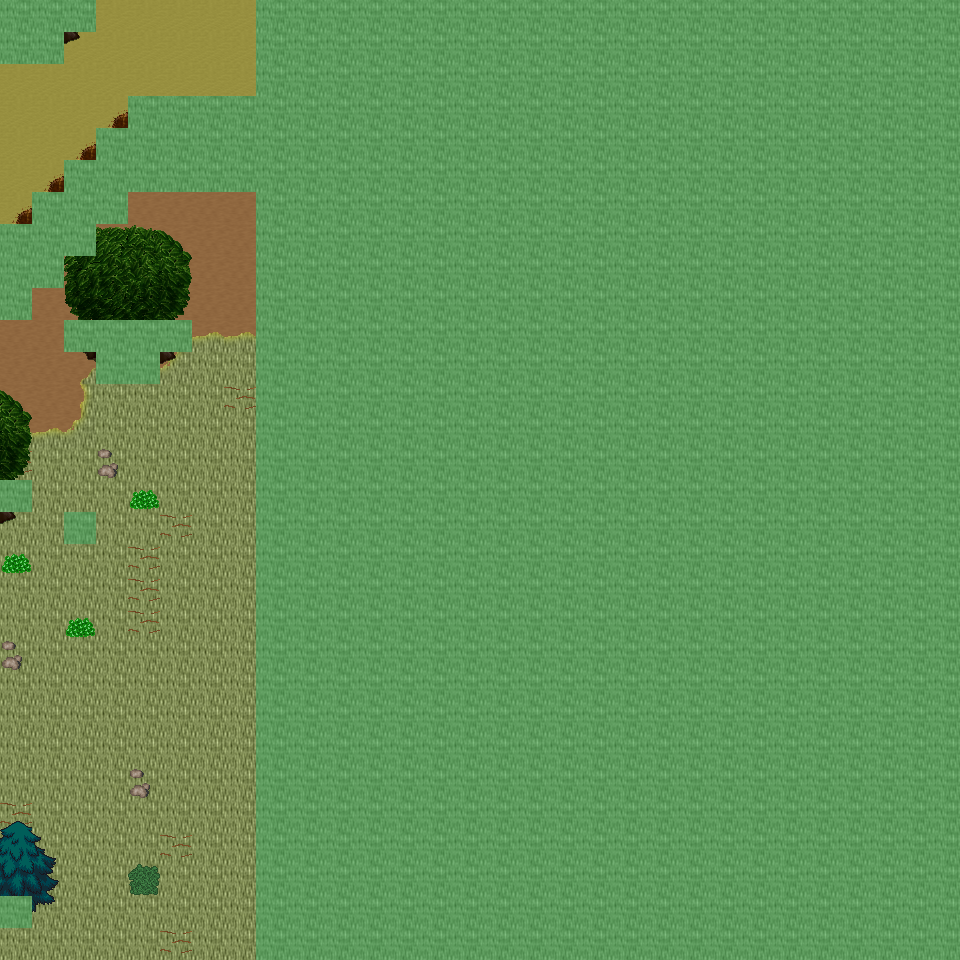

A level layout from a 2D game, rendered from its tile map. Below: a short description, then the map file with tile-grid data replaced by summaries:
An orthogonal 30x30 tile map with 32x32 px tiles, 6 tile layers (Ground, Object, Object2, Above, ...), 17 tilesets and 6 objects (6x mapchange).

<map version="1.0" orientation="orthogonal" renderorder="right-down" width="30" height="30" tilewidth="32" tileheight="32" nextobjectid="7">
  <tileset firstgid="1" name="tileset_ground_ground" tilewidth="32" tileheight="32" tilecount="33" columns="3">
    <image source="../drawable/tileset_ground_ground.png" width="96" height="352" />
  </tileset>
  <tileset firstgid="34" name="tileset_ground_ridge_earth_dark" tilewidth="32" tileheight="32" tilecount="96" columns="12">
    <image source="../drawable/tileset_ground_ridge_earth_dark.png" width="384" height="256" />
  </tileset>
  <tileset firstgid="130" name="tileset_ground_earth_edges" tilewidth="32" tileheight="32" tilecount="18" columns="6">
    <image source="../drawable/tileset_ground_earth_edges.png" width="192" height="96" />
  </tileset>
  <tileset firstgid="148" name="tileset_ground_rock_pebbles" tilewidth="32" tileheight="32" tilecount="3" columns="1">
    <image source="../drawable/tileset_ground_rock_pebbles.png" width="32" height="96" />
  </tileset>
  <tileset firstgid="151" name="tileset_item_statue_grey_stone" tilewidth="32" tileheight="32" tilecount="4" columns="2">
    <image source="../drawable/tileset_item_statue_grey_stone.png" width="64" height="64" />
  </tileset>
  <tileset firstgid="155" name="tileset_ground_square_patch" tilewidth="32" tileheight="32" tilecount="9" columns="3">
    <image source="../drawable/tileset_ground_square_patch.png" width="96" height="96" />
  </tileset>
  <tileset firstgid="164" name="tileset_ground_eye" tilewidth="32" tileheight="32" tilecount="9" columns="3">
    <image source="../drawable/tileset_ground_eye.png" width="96" height="96" />
  </tileset>
  <tileset firstgid="173" name="tileset_item_corpse_huge_animal" tilewidth="32" tileheight="32" tilecount="16" columns="2">
    <image source="../drawable/tileset_item_corpse_huge_animal.png" width="64" height="256" />
  </tileset>
  <tileset firstgid="189" name="tileset_logic_collision" tilewidth="32" tileheight="32" tilecount="1" columns="1">
    <image source="../drawable/tileset_logic_collision.png" width="32" height="32" />
  </tileset>
  <tileset firstgid="190" name="tileset_plant_tree_spruce" tilewidth="32" tileheight="32" tilecount="6" columns="2">
    <image source="../drawable/tileset_plant_tree_spruce.png" width="64" height="96" />
  </tileset>
  <tileset firstgid="196" name="tileset_plant_tree_evergreen" tilewidth="32" tileheight="32" tilecount="36" columns="3">
    <image source="../drawable/tileset_plant_tree_evergreen.png" width="96" height="384" />
  </tileset>
  <tileset firstgid="232" name="tileset_plant_bush_bushes" tilewidth="32" tileheight="32" tilecount="10" columns="5">
    <image source="../drawable/tileset_plant_bush_bushes.png" width="160" height="64" />
  </tileset>
  <tileset firstgid="242" name="tileset_plant_bush_bush_mult_colored" tilewidth="32" tileheight="32" tilecount="6" columns="3">
    <image source="../drawable/tileset_plant_bush_bush_mult_colored.png" width="96" height="64" />
  </tileset>
  <tileset firstgid="248" name="tileset_plant_stump_small_stump" tilewidth="32" tileheight="32" tilecount="4" columns="2">
    <image source="../drawable/tileset_plant_stump_small_stump.png" width="64" height="64" />
  </tileset>
  <tileset firstgid="252" name="tileset_plant_bush_large_green" tilewidth="32" tileheight="32" tilecount="9" columns="3">
    <image source="../drawable/tileset_plant_bush_large_green.png" width="96" height="96" />
  </tileset>
  <tileset firstgid="261" name="tileset_plant_tree_tree_darkgreen" tilewidth="32" tileheight="32" tilecount="88" columns="8">
    <image source="../drawable/tileset_plant_tree_tree_darkgreen.png" width="256" height="352" />
  </tileset>
  <tileset firstgid="349" name="tileset_ground_dry_grass" tilewidth="32" tileheight="32" tilecount="54" columns="9">
    <image source="../drawable/tileset_ground_dry_grass.png" width="288" height="192" />
  </tileset>
  <layer name="Ground" width="30" height="30">
    <data>[900 cells, 900 non-empty, 3 distinct tile ids]</data>
  </layer>
  <layer name="Object" width="30" height="30">
    <data>[900 cells, 97 non-empty, 26 distinct tile ids]</data>
  </layer>
  <layer name="Object2" width="30" height="30">
    <data>[900 cells, 6 non-empty, 6 distinct tile ids]</data>
  </layer>
  <layer name="Above" width="30" height="30">
    <data>[900 cells, 25 non-empty, 20 distinct tile ids]</data>
  </layer>
  <layer name="Above2" width="30" height="30">
    <data>[900 cells, 0 non-empty, 0 distinct tile ids]</data>
  </layer>
  <layer name="Walkable" width="30" height="30">
    <data>[900 cells, 698 non-empty, 1 distinct tile ids]</data>
  </layer>
  <objectgroup name="MapEvents">
    <object id="1" name="north" type="mapchange" x="96" y="0" width="160" height="32">
      <properties>
        <property name="map" value="0_ados_mountain_n2_w2_x3_y1" />
        <property name="place" value="south" />
      </properties>
    </object>
    <object id="2" name="south" type="mapchange" x="0" y="928" width="256" height="32">
      <properties>
        <property name="map" value="0_ados_mountain_n2_w2_x3_y3" />
        <property name="place" value="north" />
      </properties>
    </object>
    <object id="3" name="west" type="mapchange" x="0" y="64" width="32" height="160">
      <properties>
        <property name="map" value="0_ados_mountain_n2_w2_x2_y2" />
        <property name="place" value="east" />
      </properties>
    </object>
    <object id="4" name="west2" type="mapchange" x="0" y="320" width="32" height="160">
      <properties>
        <property name="map" value="0_ados_mountain_n2_w2_x2_y2" />
        <property name="place" value="east2" />
      </properties>
    </object>
    <object id="5" name="west3" type="mapchange" x="0" y="512" width="32" height="384">
      <properties>
        <property name="map" value="0_ados_mountain_n2_w2_x2_y2" />
        <property name="place" value="east3" />
      </properties>
    </object>
    <object id="6" name="west4" type="mapchange" x="0" y="928" width="32" height="32">
      <properties>
        <property name="map" value="0_ados_mountain_n2_w2_x2_y2" />
        <property name="place" value="east4" />
      </properties>
    </object>
  </objectgroup>
</map>
